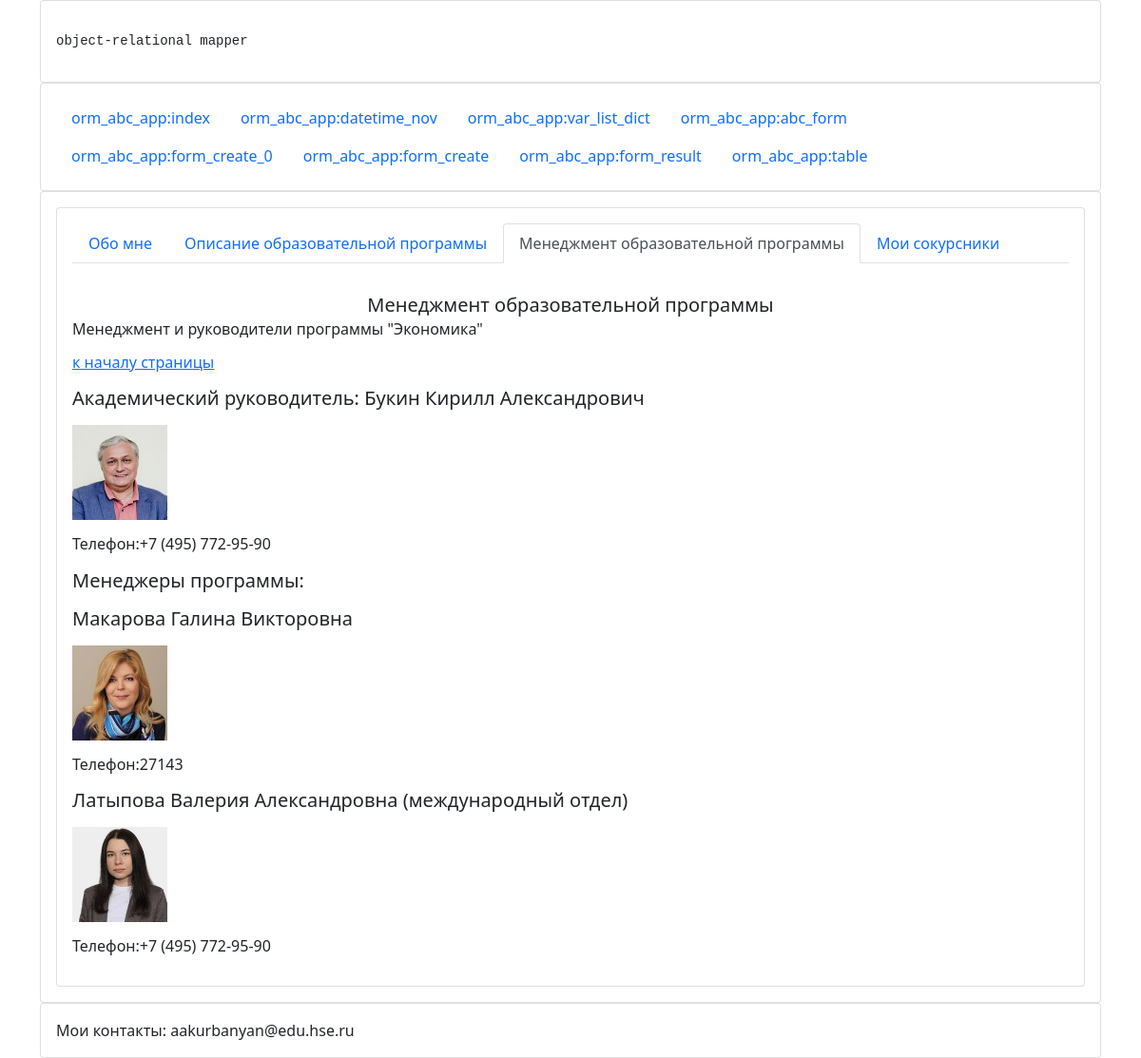
/page/11, run on the app's committed database.
### site_app/models.py (models this page shows, shortened)
class Item(models.Model):
    item_title = models.CharField(verbose_name = 'Заголовок (title)', max_length=255, default="Заголовок" )
    item_nav = models.CharField(verbose_name = 'Название ссылки', max_length=255, default="Название ссылки")
    item_nav_position = models.IntegerField(verbose_name = 'Приоритет ссылки в навигации (0 - исключить)', default=1, help_text="большее - число правее, 0 - исключить из навигации")
    item_content = models.TextField(verbose_name = 'Основное содержание страницы',
    default = '<a id="top_of _page" href="#h1" class="card-link">На раздел 1</a>   <h6 class="card-subtitle mb-2 text-body-secondary ">   <a id="h1">Раздел 1</a></h6>   <p class="card-text">Содержание раздела 1</p>   <img src="/static/images/settings_django.png"  height="30px">    <a href="#top_of _page" class="card-link">к началу страницы</a>')
    item_current_date = models.DateTimeField(verbose_name = "Дата Записи", auto_now=True)
    class Meta:
        verbose_name = 'Содержание текущей страницы'
        verbose_name_plural = 'Содержание всех страниц'
        ordering = ('-item_nav_position',)

### site_app/views.py (the view)
# urls.py: path('page/<int:pk>', views.page, name='page'),
def page(request, pk):
    nav_objects = Item.objects.values('id','item_nav', 'item_nav_position').filter(item_nav_position__gt=0).order_by('-item_nav_position')
    print("nav_objects: ", nav_objects)
    content_object = Item.objects.values().get(id=pk)
    print("content_object:\n", content_object)
    context = {'pk': pk, 'nav_objects': nav_objects, 'content_object': content_object}
    return render(request, 'page.html', context)

### site_app/templates/page.html (shortened to what this page needs)
{% extends 'layout.html' %}
{% block content %}
    <div class="card">
        <div class="card-body">
            <ul class="nav nav-tabs">
                {% for object in nav_objects %}
                    <li class="nav-item">
                        <a class="{% if pk == object.id %}nav-link active{% else %}nav-link{% endif %}"
                           href="{% url 'site_app:page' pk=object.id %}">{{ object.item_nav }}</a>
                    </li>
                {% endfor %}
            </ul>
        </div>
        <div class="card-body">
            <h5 class='card-title text-center'> {% autoescape off %}{{ content_object.item_title }}{% endautoescape %}</h5>
            {% autoescape off %}{{ content_object.item_content }}{% endautoescape %}
        </div>
    </div>
{% endblock %}

### old/orm_abc_app_old/templates/layout.html (shortened to what this page needs)
<!doctype html>
<html lang="en">
<head>
    <link href="https://cdn.jsdelivr.net/npm/bootstrap@5.1.3/dist/css/bootstrap.min.css" rel="stylesheet"
>
    {% load static %}
    <link href="{% static 'css/my_css.css' %}" rel="stylesheet">
</head>
<div class="container">
    <div class="card">
        <div class="card-body bgc">
            <p>
            <pre>object-relational mapper</pre>
            </p>
        </div>
    </div>
    <div class="card">
        <div class="card-body">
            {% include "navigation.html" %}
        </div>
    </div>
    <div class="card">
        <div class="card-body">
            {% block content %}{% endblock %}
        </div>
    </div>
    <div class="card">
        <div class="card-body">
            Мои контакты: aakurbanyan@edu.hse.ru
        </div>
    </div>
</div>
<body>
</body>
</html>

### old/orm_abc_app_old/templates/navigation.html
<ul class="nav">
    <li class="nav-item"><a class="nav-link" href="{% url 'orm_abc_app:index' %}">orm_abc_app:index</a></li>
    <li class="nav-item"><a class="nav-link" href="{% url 'orm_abc_app:datetime_nov' %}">orm_abc_app:datetime_nov</a>
    <li class="nav-item"><a class="nav-link" href="{% url 'orm_abc_app:var_list_dict' %}">orm_abc_app:var_list_dict</a></li>
    <li class="nav-item"><a class="nav-link" href="{% url 'orm_abc_app:abc_form' %}">orm_abc_app:abc_form</a></li>
    <li class="nav-item"><a class="nav-link" href="{% url 'orm_abc_app:form_create_0' %}">orm_abc_app:form_create_0</a></li>
    <li class="nav-item"><a class="nav-link" href="{% url 'orm_abc_app:form_create' %}">orm_abc_app:form_create</a></li>
    <li class="nav-item"><a class="nav-link" href="{% url 'orm_abc_app:form_result' %}">orm_abc_app:form_result</a></li>
    <li class="nav-item"><a class="nav-link" href="{% url 'orm_abc_app:table' %}">orm_abc_app:table</a></li>
</ul>

### data on the page
Item: item_nav "Обо мне"
Item: item_nav "Описание образовательной программы"
Item: item_nav "Менеджмент образовательной программы", item_title "Менеджмент образовательной программы", item_content "Менеджмент и руководители программы \"Экономика\" к началу страницы Академический руководитель: Букин Кирилл Александрович Телефон:+7 (495) 772-95-90 Менеджеры программы: Макарова Галина Викторовна Телефон:27143 Латыпова Валерия Александровна (международный отдел) Телефон:+7 (495) 772-95-90", item_content (picture)
Item: item_nav "Мои сокурсники"
